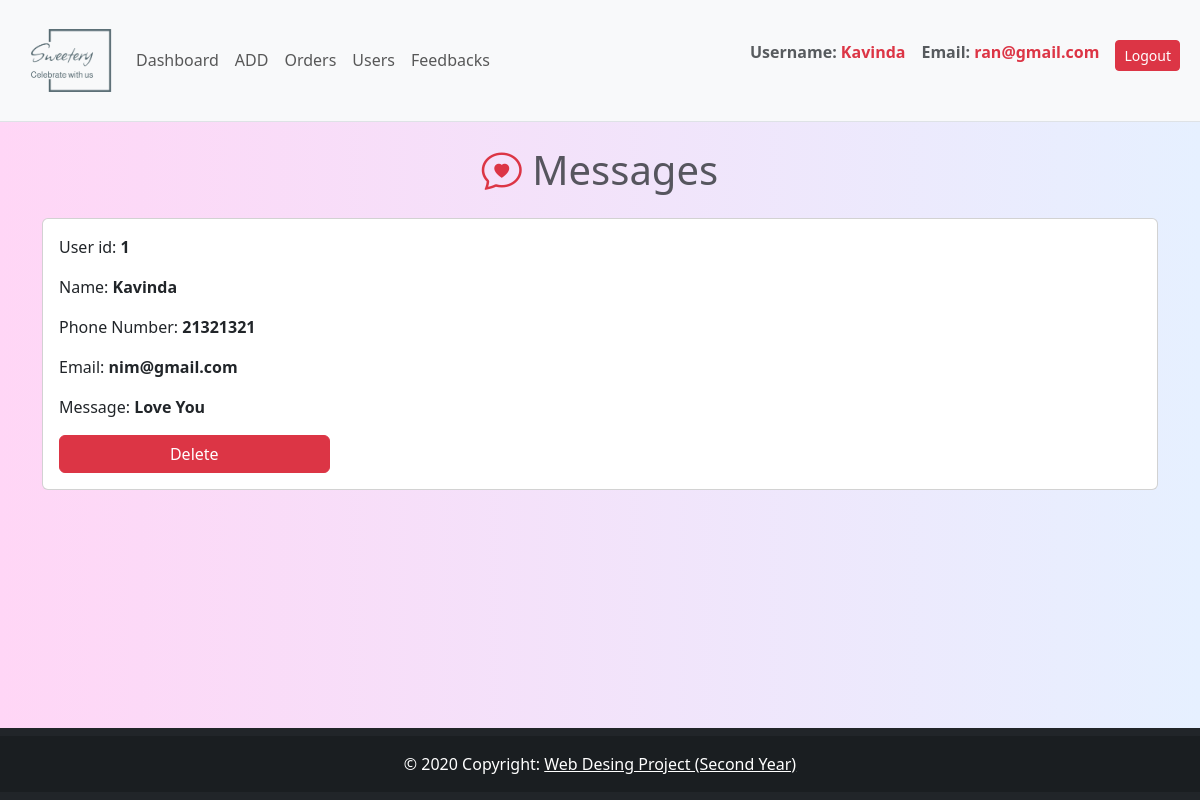
Screenshot of /admin/admin_contacts.php (signed in) with the database file from the repository.
### tables this page shows
CREATE TABLE `message` (
  `id` int NOT NULL AUTO_INCREMENT,
  `name` varchar(100) NOT NULL,
  `email` varchar(100) NOT NULL,
  `number` varchar(40) NOT NULL,
  `message` varchar(200) NOT NULL,
  `user_id` int NOT NULL,
  PRIMARY KEY (`id`)
);

### admin/admin_contacts.php (the view, shortened to what this page needs)
<?php
@include '../includes/db.php';
?>
<!DOCTYPE html>
<html lang="en">
<head>
    <link rel="stylesheet" href="../css/admin_page.css">
    <link href="https://cdn.jsdelivr.net/npm/bootstrap@5.3.3/dist/css/bootstrap.min.css" rel="stylesheet">
    <link rel="stylesheet" href="https://cdn.jsdelivr.net/npm/bootstrap-icons@1.11.3/font/bootstrap-icons.min.css">
    <link rel="stylesheet" href="https://cdnjs.cloudflare.com/ajax/libs/font-awesome/5.15.4/css/all.min.css">
</head>
<body class="d-flex flex-column min-vh-100">
<?php @include './includes/admin_nav.php'; ?>
<section class="messages container my-4">
    <h1 class="title text-center mb-4 text-muted"><i class="bi bi-chat-heart text-danger"></i> Messages</h1>
    <div class="row">
        <div class="col-12">
            <div class="box-container">
                <?php
                $select_message = mysqli_query($conn, "SELECT * FROM `message`") or die('query failed');
                if (mysqli_num_rows($select_message) > 0) {
                    while ($fetch_message = mysqli_fetch_assoc($select_message)) {
                        ?>
                        <div class="box card mb-3 p-3">
                            <p>User id: <span class="fw-bold"><?php echo $fetch_message['user_id']; ?></span></p>
                            <p>Name: <span class="fw-bold" style="text-transform: capitalize;"><?php echo $fetch_message['name']; ?></span></p>
                            <p>Phone Number: <span class="fw-bold"><?php echo $fetch_message['number']; ?></span></p>
                            <p>Email: <span class="fw-bold"><?php echo $fetch_message['email']; ?></span></p>
                            <p>Message: <span class="fw-bold" style="text-transform: capitalize;"><?php echo $fetch_message['message']; ?></span></p>
                            <a href="admin_contacts.php?delete=<?php echo $fetch_message['id']; ?>" onclick="return confirm('Delete this message?');" class="btn btn-danger w-25">Delete</a>
                        </div>
                        <?php
                    }
                } else {
                    echo '<p class="text-center text-muted">You have no messages!</p>';
                }
                ?>
            </div>
        </div>
    </div>
</section>
<?php @include './includes/admin_footer.php'; ?>
</body>
</html>

### css/admin_page.css (style rules this page uses)
* { list-style-type: none; }
body { background: linear-gradient(to right, #ffd6f6, #e6f0ff); }

### rows the page displays
message: user "1", name "Kavinda", number "21321321", email "nim@gmail.com", message "Love You"

### other values shown
$_SESSION['admin_name'] "Kavinda"
$_SESSION['admin_email'] "ran@gmail.com"
